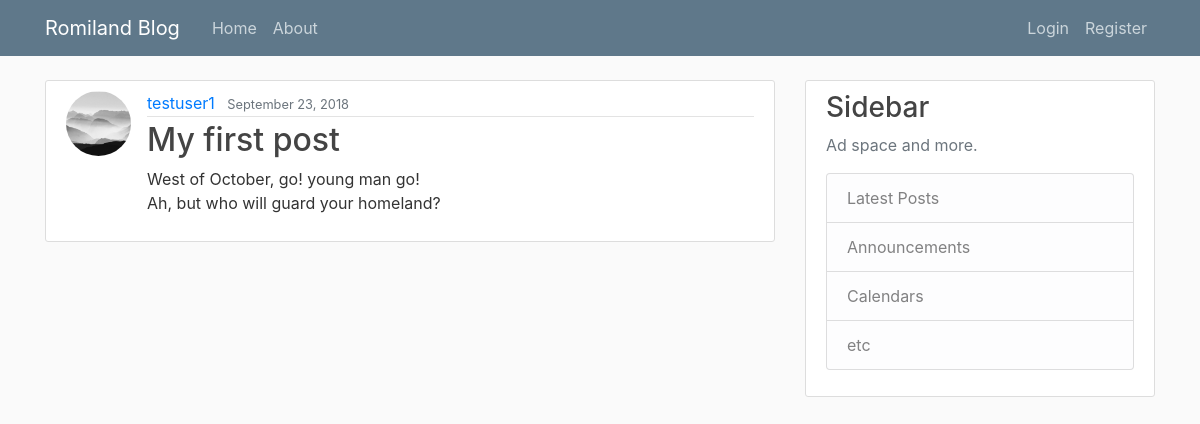
The app's page /post/1/ with its own data.
### blog/models.py (models this page shows, shortened)
class Post(models.Model):
	title = models.CharField(max_length=100)
	content = models.TextField()
	date_posted = models.DateTimeField(default=timezone.now)
	author = models.ForeignKey(User, on_delete=models.CASCADE)

### users/models.py (models this page shows, shortened)
class Profile(models.Model):
	user = models.OneToOneField(User, on_delete=models.CASCADE)
	image = models.ImageField(default='default.jpg', upload_to='profile_pics')

### blog/views.py (the view)
# urls.py: path('post/<int:pk>/', PostDetailView.as_view(), name='post-detail'),
class PostDetailView(DetailView):
	model = Post

### blog/templates/blog/post_detail.html (shortened to what this page needs)
{% extends "blog/base.html" %}
{% block content %}
	<article class="media content-section">
		<img class="rounded-circle article-img" src="{{ object.author.profile.image.url }}">
		<div class="media-body">
		    <div class="article-metadata">
			    <a class="mr-2" href="{% url 'user-posts' object.author.username %}">{{ object.author }}</a>
			    <small class="text-muted">{{ object.date_posted | date:"F d, Y"}}</small>
			</div>
	    <h2 class="article-title">{{ object.title }}</h2>
	    <p class="article-content">{{ object.content }}</p>
	  </div>
	</article>
{% endblock content %}

### blog/static/blog/main.css (style rules this page uses)
body { background: #fafafa; color: #333333; margin-top: 5rem; }
h1, h2, h3, h4, h5, h6 { color: #444444; }
.content-section { background: #ffffff; padding: 10px 20px; border: 1px solid #dddddd; border-radius: 3px; margin-bottom: 20px; }
.article-title { color: #444444; }
.article-content { white-space: pre-line; }
.article-img { height: 65px; width: 65px; margin-right: 16px; }
.article-metadata { padding-bottom: 1px; margin-bottom: 4px; border-bottom: 1px solid #e3e3e3 }

### records on screen
Post: author.profile.image (placeholder picture), author "testuser1", date_posted "September 23, 2018", title "My first post", content "West of October, go! young man go! Ah, but who will guard your homeland?"
